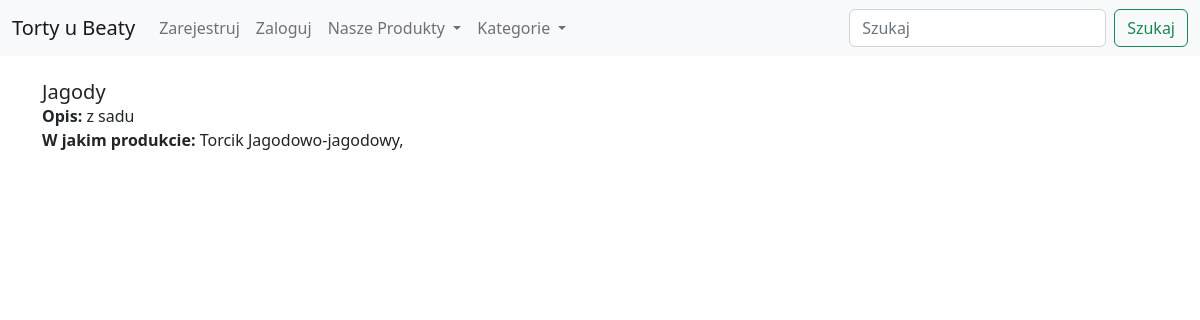
Screenshot of /show_ingredient/1/ with the database file from the repository.
### Cakes/models.py (models this page shows)
class Ingredients(models.Model):
    name = models.CharField(max_length=100)
    description = models.TextField(blank=True)
    def __str__(self):
        return self.name

class Product(models.Model):
    category = models.ForeignKey(Category, on_delete=models.CASCADE, default=True, null=True)
    name = models.CharField(max_length=200)
    description = models.TextField(blank=True)
    estimated_price = models.DecimalField(max_digits=6, decimal_places=2)
    product_image = models.ImageField(null=True, blank=True, upload_to="images/")
    ingredients_list = models.ManyToManyField(Ingredients, blank=True)
    def __str__(self):
        return self.name

### Cakes/views.py (the view)
# urls.py: path('show_ingredient/<ingredient_id>/', ShowIngredientView, name='show-ingredient'),
def ShowIngredientView(request, ingredient_id):
    Ingredient = Ingredients.objects.get(pk=ingredient_id)
    product_list = Product.objects.filter(ingredients_list=ingredient_id)
    context = {'Ingredient': Ingredient,
               'product_list': product_list,
               }
    return render(request, 'Shop/show_ingredient.html', context)

### Cakes/templates/Shop/show_ingredient.html
{% extends 'Shop/base.html' %}
{% block content %}
<div class="card-body">
        <h5 class="card-title">{{ Ingredient }}</h5>
        <p class="card-text">
            <strong>Opis: </strong>{{ Ingredient.description }}<br/>
            <strong>W jakim produkcie: </strong>
            {% for product in product_list %}
            {{ product }},
            {% endfor %}
    </div><br/>
{% endblock %}

### rows the page displays
Ingredients: name "Jagody", description "z sadu"
Product: name "Torcik Jagodowo-jagodowy"
